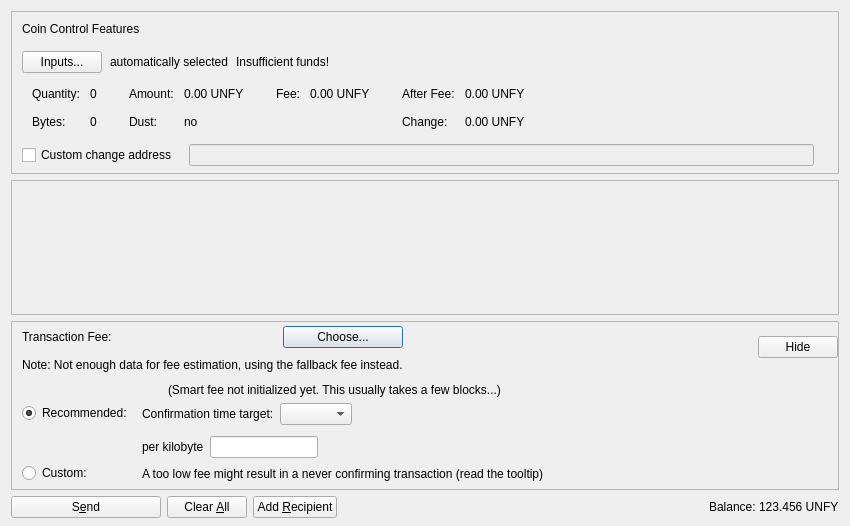
<?xml version="1.0" encoding="UTF-8"?>
<ui version="4.0">
 <class>SendCoinsDialog</class>
 <widget class="QDialog" name="SendCoinsDialog">
  <property name="geometry">
   <rect>
    <x>0</x>
    <y>0</y>
    <width>850</width>
    <height>526</height>
   </rect>
  </property>
  <property name="windowTitle">
   <string>Send Coins</string>
  </property>
  <layout class="QVBoxLayout" name="verticalLayout" stretch="0,1,0,0">
   <property name="bottomMargin">
    <number>8</number>
   </property>
   <item>
    <widget class="QFrame" name="frameCoinControl">
     <property name="sizePolicy">
      <sizepolicy hsizetype="Expanding" vsizetype="Expanding">
       <horstretch>0</horstretch>
       <verstretch>0</verstretch>
      </sizepolicy>
     </property>
     <property name="maximumSize">
      <size>
       <width>16777215</width>
       <height>16777215</height>
      </size>
     </property>
     <property name="frameShape">
      <enum>QFrame::StyledPanel</enum>
     </property>
     <property name="frameShadow">
      <enum>QFrame::Sunken</enum>
     </property>
     <layout class="QVBoxLayout" name="verticalLayoutCoinControl2">
      <property name="spacing">
       <number>0</number>
      </property>
      <property name="leftMargin">
       <number>0</number>
      </property>
      <property name="topMargin">
       <number>0</number>
      </property>
      <property name="rightMargin">
       <number>0</number>
      </property>
      <property name="bottomMargin">
       <number>6</number>
      </property>
      <item>
       <layout class="QVBoxLayout" name="verticalLayoutCoinControl" stretch="0,0,0,0,1">
        <property name="spacing">
         <number>0</number>
        </property>
        <property name="leftMargin">
         <number>10</number>
        </property>
        <property name="topMargin">
         <number>10</number>
        </property>
        <item>
         <layout class="QHBoxLayout" name="horizontalLayoutCoinControl1">
          <property name="bottomMargin">
           <number>15</number>
          </property>
          <item>
           <widget class="QLabel" name="labelCoinControlFeatures">
            <property name="sizePolicy">
             <sizepolicy hsizetype="Preferred" vsizetype="Maximum">
              <horstretch>0</horstretch>
              <verstretch>0</verstretch>
             </sizepolicy>
            </property>
            <property name="text">
             <string>Coin Control Features</string>
            </property>
           </widget>
          </item>
         </layout>
        </item>
        <item>
         <layout class="QHBoxLayout" name="horizontalLayoutCoinControl2" stretch="0,0,0,0">
          <property name="spacing">
           <number>8</number>
          </property>
          <property name="bottomMargin">
           <number>10</number>
          </property>
          <item>
           <widget class="QPushButton" name="pushButtonCoinControl">
            <property name="styleSheet">
             <string notr="true"/>
            </property>
            <property name="text">
             <string>Inputs...</string>
            </property>
            <property name="autoDefault">
             <bool>false</bool>
            </property>
           </widget>
          </item>
          <item>
           <widget class="QLabel" name="labelCoinControlAutomaticallySelected">
            <property name="text">
             <string>automatically selected</string>
            </property>
            <property name="margin">
             <number>5</number>
            </property>
           </widget>
          </item>
          <item>
           <widget class="QLabel" name="labelCoinControlInsuffFunds">
            <property name="text">
             <string>Insufficient funds!</string>
            </property>
            <property name="margin">
             <number>5</number>
            </property>
           </widget>
          </item>
          <item>
           <spacer name="horizontalSpacerCoinControl">
            <property name="orientation">
             <enum>Qt::Horizontal</enum>
            </property>
            <property name="sizeHint" stdset="0">
             <size>
              <width>40</width>
              <height>1</height>
             </size>
            </property>
           </spacer>
          </item>
         </layout>
        </item>
        <item>
         <widget class="QWidget" name="widgetCoinControl" native="true">
          <property name="sizePolicy">
           <sizepolicy hsizetype="Preferred" vsizetype="Preferred">
            <horstretch>0</horstretch>
            <verstretch>0</verstretch>
           </sizepolicy>
          </property>
          <property name="minimumSize">
           <size>
            <width>0</width>
            <height>0</height>
           </size>
          </property>
          <property name="styleSheet">
           <string notr="true"/>
          </property>
          <layout class="QHBoxLayout" name="horizontalLayoutCoinControl5">
           <property name="leftMargin">
            <number>0</number>
           </property>
           <property name="topMargin">
            <number>0</number>
           </property>
           <property name="rightMargin">
            <number>0</number>
           </property>
           <property name="bottomMargin">
            <number>0</number>
           </property>
           <item>
            <layout class="QHBoxLayout" name="horizontalLayoutCoinControl3" stretch="0,0,0,1">
             <property name="spacing">
              <number>20</number>
             </property>
             <property name="topMargin">
              <number>0</number>
             </property>
             <property name="bottomMargin">
              <number>10</number>
             </property>
             <item>
              <layout class="QFormLayout" name="formLayoutCoinControl1">
               <property name="horizontalSpacing">
                <number>10</number>
               </property>
               <property name="verticalSpacing">
                <number>14</number>
               </property>
               <property name="leftMargin">
                <number>10</number>
               </property>
               <property name="topMargin">
                <number>4</number>
               </property>
               <property name="rightMargin">
                <number>6</number>
               </property>
               <item row="0" column="0">
                <widget class="QLabel" name="labelCoinControlQuantityText">
                 <property name="text">
                  <string>Quantity:</string>
                 </property>
                 <property name="margin">
                  <number>0</number>
                 </property>
                </widget>
               </item>
               <item row="0" column="1">
                <widget class="QLabel" name="labelCoinControlQuantity">
                 <property name="cursor">
                  <cursorShape>IBeamCursor</cursorShape>
                 </property>
                 <property name="contextMenuPolicy">
                  <enum>Qt::ActionsContextMenu</enum>
                 </property>
                 <property name="text">
                  <string notr="true">0</string>
                 </property>
                 <property name="margin">
                  <number>0</number>
                 </property>
                 <property name="textInteractionFlags">
                  <set>Qt::LinksAccessibleByMouse|Qt::TextSelectableByKeyboard|Qt::TextSelectableByMouse</set>
                 </property>
                </widget>
               </item>
               <item row="1" column="0">
                <widget class="QLabel" name="labelCoinControlBytesText">
                 <property name="text">
                  <string>Bytes:</string>
                 </property>
                </widget>
               </item>
               <item row="1" column="1">
                <widget class="QLabel" name="labelCoinControlBytes">
                 <property name="cursor">
                  <cursorShape>IBeamCursor</cursorShape>
                 </property>
                 <property name="contextMenuPolicy">
                  <enum>Qt::ActionsContextMenu</enum>
                 </property>
                 <property name="text">
                  <string notr="true">0</string>
                 </property>
                 <property name="textInteractionFlags">
                  <set>Qt::LinksAccessibleByMouse|Qt::TextSelectableByKeyboard|Qt::TextSelectableByMouse</set>
                 </property>
                </widget>
               </item>
              </layout>
             </item>
             <item>
              <layout class="QFormLayout" name="formLayoutCoinControl2">
               <property name="horizontalSpacing">
                <number>10</number>
               </property>
               <property name="verticalSpacing">
                <number>14</number>
               </property>
               <property name="leftMargin">
                <number>6</number>
               </property>
               <property name="topMargin">
                <number>4</number>
               </property>
               <property name="rightMargin">
                <number>6</number>
               </property>
               <item row="0" column="0">
                <widget class="QLabel" name="labelCoinControlAmountText">
                 <property name="text">
                  <string>Amount:</string>
                 </property>
                 <property name="margin">
                  <number>0</number>
                 </property>
                </widget>
               </item>
               <item row="0" column="1">
                <widget class="QLabel" name="labelCoinControlAmount">
                 <property name="cursor">
                  <cursorShape>IBeamCursor</cursorShape>
                 </property>
                 <property name="contextMenuPolicy">
                  <enum>Qt::ActionsContextMenu</enum>
                 </property>
                 <property name="text">
                  <string notr="true">0.00 UNFY</string>
                 </property>
                 <property name="textInteractionFlags">
                  <set>Qt::LinksAccessibleByMouse|Qt::TextSelectableByKeyboard|Qt::TextSelectableByMouse</set>
                 </property>
                </widget>
               </item>
               <item row="1" column="0">
                <widget class="QLabel" name="labelCoinControlLowOutputText">
                 <property name="text">
                  <string>Dust:</string>
                 </property>
                </widget>
               </item>
               <item row="1" column="1">
                <widget class="QLabel" name="labelCoinControlLowOutput">
                 <property name="cursor">
                  <cursorShape>IBeamCursor</cursorShape>
                 </property>
                 <property name="contextMenuPolicy">
                  <enum>Qt::ActionsContextMenu</enum>
                 </property>
                 <property name="text">
                  <string notr="true">no</string>
                 </property>
                 <property name="textInteractionFlags">
                  <set>Qt::LinksAccessibleByMouse|Qt::TextSelectableByKeyboard|Qt::TextSelectableByMouse</set>
                 </property>
                </widget>
               </item>
              </layout>
             </item>
             <item>
              <layout class="QFormLayout" name="formLayoutCoinControl3">
               <property name="horizontalSpacing">
                <number>10</number>
               </property>
               <property name="verticalSpacing">
                <number>14</number>
               </property>
               <property name="leftMargin">
                <number>6</number>
               </property>
               <property name="topMargin">
                <number>4</number>
               </property>
               <property name="rightMargin">
                <number>6</number>
               </property>
               <item row="0" column="0">
                <widget class="QLabel" name="labelCoinControlFeeText">
                 <property name="text">
                  <string>Fee:</string>
                 </property>
                 <property name="margin">
                  <number>0</number>
                 </property>
                </widget>
               </item>
               <item row="0" column="1">
                <widget class="QLabel" name="labelCoinControlFee">
                 <property name="cursor">
                  <cursorShape>IBeamCursor</cursorShape>
                 </property>
                 <property name="contextMenuPolicy">
                  <enum>Qt::ActionsContextMenu</enum>
                 </property>
                 <property name="text">
                  <string notr="true">0.00 UNFY</string>
                 </property>
                 <property name="textInteractionFlags">
                  <set>Qt::LinksAccessibleByMouse|Qt::TextSelectableByKeyboard|Qt::TextSelectableByMouse</set>
                 </property>
                </widget>
               </item>
              </layout>
             </item>
             <item>
              <layout class="QFormLayout" name="formLayoutCoinControl4">
               <property name="horizontalSpacing">
                <number>10</number>
               </property>
               <property name="verticalSpacing">
                <number>14</number>
               </property>
               <property name="leftMargin">
                <number>6</number>
               </property>
               <property name="topMargin">
                <number>4</number>
               </property>
               <property name="rightMargin">
                <number>6</number>
               </property>
               <item row="0" column="0">
                <widget class="QLabel" name="labelCoinControlAfterFeeText">
                 <property name="text">
                  <string>After Fee:</string>
                 </property>
                 <property name="margin">
                  <number>0</number>
                 </property>
                </widget>
               </item>
               <item row="0" column="1">
                <widget class="QLabel" name="labelCoinControlAfterFee">
                 <property name="cursor">
                  <cursorShape>IBeamCursor</cursorShape>
                 </property>
                 <property name="contextMenuPolicy">
                  <enum>Qt::ActionsContextMenu</enum>
                 </property>
                 <property name="text">
                  <string notr="true">0.00 UNFY</string>
                 </property>
                 <property name="textInteractionFlags">
                  <set>Qt::LinksAccessibleByMouse|Qt::TextSelectableByKeyboard|Qt::TextSelectableByMouse</set>
                 </property>
                </widget>
               </item>
               <item row="1" column="0">
                <widget class="QLabel" name="labelCoinControlChangeText">
                 <property name="text">
                  <string>Change:</string>
                 </property>
                </widget>
               </item>
               <item row="1" column="1">
                <widget class="QLabel" name="labelCoinControlChange">
                 <property name="cursor">
                  <cursorShape>IBeamCursor</cursorShape>
                 </property>
                 <property name="contextMenuPolicy">
                  <enum>Qt::ActionsContextMenu</enum>
                 </property>
                 <property name="text">
                  <string notr="true">0.00 UNFY</string>
                 </property>
                 <property name="textInteractionFlags">
                  <set>Qt::LinksAccessibleByMouse|Qt::TextSelectableByKeyboard|Qt::TextSelectableByMouse</set>
                 </property>
                </widget>
               </item>
              </layout>
             </item>
            </layout>
           </item>
          </layout>
         </widget>
        </item>
        <item>
         <layout class="QHBoxLayout" name="horizontalLayoutCoinControl4" stretch="0,0,0">
          <property name="spacing">
           <number>12</number>
          </property>
          <property name="sizeConstraint">
           <enum>QLayout::SetDefaultConstraint</enum>
          </property>
          <property name="topMargin">
           <number>5</number>
          </property>
          <property name="rightMargin">
           <number>5</number>
          </property>
          <item>
           <widget class="QCheckBox" name="checkBoxCoinControlChange">
            <property name="toolTip">
             <string>If this is activated, but the change address is empty or invalid, change will be sent to a newly generated address.</string>
            </property>
            <property name="text">
             <string>Custom change address</string>
            </property>
           </widget>
          </item>
          <item>
           <widget class="QValidatedLineEdit" name="lineEditCoinControlChange">
            <property name="enabled">
             <bool>false</bool>
            </property>
            <property name="sizePolicy">
             <sizepolicy hsizetype="Expanding" vsizetype="Fixed">
              <horstretch>0</horstretch>
              <verstretch>0</verstretch>
             </sizepolicy>
            </property>
           </widget>
          </item>
          <item>
           <widget class="QLabel" name="labelCoinControlChangeLabel">
            <property name="sizePolicy">
             <sizepolicy hsizetype="Preferred" vsizetype="Expanding">
              <horstretch>0</horstretch>
              <verstretch>0</verstretch>
             </sizepolicy>
            </property>
            <property name="minimumSize">
             <size>
              <width>0</width>
              <height>0</height>
             </size>
            </property>
            <property name="text">
             <string/>
            </property>
            <property name="margin">
             <number>3</number>
            </property>
           </widget>
          </item>
         </layout>
        </item>
        <item>
         <spacer name="verticalSpacerCoinControl">
          <property name="orientation">
           <enum>Qt::Vertical</enum>
          </property>
          <property name="sizeHint" stdset="0">
           <size>
            <width>800</width>
            <height>1</height>
           </size>
          </property>
         </spacer>
        </item>
       </layout>
      </item>
     </layout>
    </widget>
   </item>
   <item>
    <widget class="QScrollArea" name="scrollArea">
     <property name="widgetResizable">
      <bool>true</bool>
     </property>
     <widget class="QWidget" name="scrollAreaWidgetContents">
      <property name="geometry">
       <rect>
        <x>0</x>
        <y>0</y>
        <width>830</width>
        <height>104</height>
       </rect>
      </property>
      <layout class="QVBoxLayout" name="verticalLayout_2" stretch="0,1">
       <property name="leftMargin">
        <number>0</number>
       </property>
       <property name="topMargin">
        <number>0</number>
       </property>
       <property name="rightMargin">
        <number>0</number>
       </property>
       <property name="bottomMargin">
        <number>0</number>
       </property>
       <item>
        <layout class="QVBoxLayout" name="entries">
         <property name="spacing">
          <number>6</number>
         </property>
        </layout>
       </item>
       <item>
        <spacer name="verticalSpacer">
         <property name="orientation">
          <enum>Qt::Vertical</enum>
         </property>
         <property name="sizeHint" stdset="0">
          <size>
           <width>20</width>
           <height>40</height>
          </size>
         </property>
        </spacer>
       </item>
      </layout>
     </widget>
    </widget>
   </item>
   <item>
    <widget class="QFrame" name="frameFee">
     <property name="sizePolicy">
      <sizepolicy hsizetype="Expanding" vsizetype="Expanding">
       <horstretch>0</horstretch>
       <verstretch>0</verstretch>
      </sizepolicy>
     </property>
     <property name="maximumSize">
      <size>
       <width>16777215</width>
       <height>16777215</height>
      </size>
     </property>
     <property name="frameShape">
      <enum>QFrame::StyledPanel</enum>
     </property>
     <property name="frameShadow">
      <enum>QFrame::Sunken</enum>
     </property>
     <layout class="QVBoxLayout" name="verticalLayoutFee1">
      <property name="spacing">
       <number>0</number>
      </property>
      <property name="leftMargin">
       <number>0</number>
      </property>
      <property name="topMargin">
       <number>0</number>
      </property>
      <property name="rightMargin">
       <number>0</number>
      </property>
      <property name="bottomMargin">
       <number>0</number>
      </property>
      <item>
       <layout class="QVBoxLayout" name="verticalLayoutFee2" stretch="0,0,0">
        <property name="spacing">
         <number>0</number>
        </property>
        <property name="leftMargin">
         <number>10</number>
        </property>
        <property name="topMargin">
         <number>0</number>
        </property>
        <item>
         <layout class="QHBoxLayout" name="horizontalLayoutFee1">
          <property name="bottomMargin">
           <number>0</number>
          </property>
          <item>
           <layout class="QVBoxLayout" name="verticalLayoutFee7">
            <property name="spacing">
             <number>0</number>
            </property>
            <item>
             <spacer name="verticalSpacerSmartFee">
              <property name="orientation">
               <enum>Qt::Vertical</enum>
              </property>
              <property name="sizeType">
               <enum>QSizePolicy::Fixed</enum>
              </property>
              <property name="sizeHint" stdset="0">
               <size>
                <width>1</width>
                <height>4</height>
               </size>
              </property>
             </spacer>
            </item>
            <item>
             <layout class="QHBoxLayout" name="horizontalLayoutSmartFee">
              <property name="spacing">
               <number>10</number>
              </property>
              <item>
               <widget class="QLabel" name="labelFeeHeadline">
                <property name="sizePolicy">
                 <sizepolicy hsizetype="Preferred" vsizetype="Maximum">
                  <horstretch>0</horstretch>
                  <verstretch>0</verstretch>
                 </sizepolicy>
                </property>
                <property name="text">
                 <string>Transaction Fee:</string>
                </property>
               </widget>
              </item>
              <item>
               <widget class="QLabel" name="labelFeeMinimized">
                <property name="text">
                 <string/>
                </property>
               </widget>
              </item>
              <item>
               <widget class="QPushButton" name="buttonChooseFee">
                <property name="text">
                 <string>Choose...</string>
                </property>
               </widget>
              </item>
             </layout>
            </item>
            <item>
             <spacer name="verticalSpacer_7">
              <property name="orientation">
               <enum>Qt::Vertical</enum>
              </property>
              <property name="sizeHint" stdset="0">
               <size>
                <width>1</width>
                <height>10</height>
               </size>
              </property>
             </spacer>
            </item>
            <item>
             <widget class="QLabel" name="fallbackFeeWarningLabel">
              <property name="toolTip">
               <string>Using the fallbackfee can result in sending a transaction that will take several hours or days (or never) to confirm. Consider choosing your fee manually or wait until you have validated the complete chain.</string>
              </property>
              <property name="text">
               <string>Note: Not enough data for fee estimation, using the fallback fee instead.</string>
              </property>
              <property name="wordWrap">
               <bool>false</bool>
              </property>
             </widget>
            </item>
            <item>
             <spacer name="verticalSpacer_5">
              <property name="orientation">
               <enum>Qt::Vertical</enum>
              </property>
              <property name="sizeHint" stdset="0">
               <size>
                <width>1</width>
                <height>1</height>
               </size>
              </property>
             </spacer>
            </item>
           </layout>
          </item>
          <item>
           <spacer name="horizontalSpacer_4">
            <property name="orientation">
             <enum>Qt::Horizontal</enum>
            </property>
            <property name="sizeHint" stdset="0">
             <size>
              <width>1</width>
              <height>1</height>
             </size>
            </property>
           </spacer>
          </item>
          <item>
           <widget class="QPushButton" name="buttonMinimizeFee">
            <property name="toolTip">
             <string>Hide transaction fee settings</string>
            </property>
            <property name="text">
             <string>Hide</string>
            </property>
           </widget>
          </item>
         </layout>
        </item>
        <item>
         <widget class="QFrame" name="frameFeeSelection">
          <layout class="QVBoxLayout" name="verticalLayoutFee12">
           <property name="spacing">
            <number>0</number>
           </property>
           <property name="leftMargin">
            <number>0</number>
           </property>
           <property name="topMargin">
            <number>0</number>
           </property>
           <property name="rightMargin">
            <number>0</number>
           </property>
           <property name="bottomMargin">
            <number>0</number>
           </property>
           <item>
            <layout class="QGridLayout" name="gridLayoutFee">
             <property name="topMargin">
              <number>10</number>
             </property>
             <property name="bottomMargin">
              <number>4</number>
             </property>
             <property name="horizontalSpacing">
              <number>10</number>
             </property>
             <property name="verticalSpacing">
              <number>4</number>
             </property>
             <item row="1" column="1">
              <layout class="QVBoxLayout" name="verticalLayoutFee8">
               <property name="spacing">
                <number>6</number>
               </property>
               <property name="topMargin">
                <number>3</number>
               </property>
               <item>
                <layout class="QHBoxLayout" name="horizontalLayoutFee13" stretch="0,0,1">
                 <item>
                  <widget class="QLabel" name="labelCustomPerKilobyte">
                   <property name="toolTip">
                    <string>If the custom fee is set to 1000 duffs and the transaction is only 250 bytes, then &quot;per kilobyte&quot; only pays 250 duffs in fee,&lt;br /&gt;while &quot;at least&quot; pays 1000 duffs. For transactions bigger than a kilobyte both pay by kilobyte.</string>
                   </property>
                   <property name="text">
                    <string>per kilobyte</string>
                   </property>
                  </widget>
                 </item>
                 <item>
                  <widget class="BitcoinAmountField" name="customFee"/>
                 </item>
                 <item>
                  <spacer name="horizontalSpacer_6">
                   <property name="orientation">
                    <enum>Qt::Horizontal</enum>
                   </property>
                   <property name="sizeHint" stdset="0">
                    <size>
                     <width>1</width>
                     <height>1</height>
                    </size>
                   </property>
                  </spacer>
                 </item>
                </layout>
               </item>
               <item>
                <layout class="QHBoxLayout" name="horizontalLayoutFee8">
                 <item>
                  <widget class="QLabel" name="labelCustomFeeWarning">
                   <property name="enabled">
                    <bool>true</bool>
                   </property>
                   <property name="toolTip">
                    <string>When there is less transaction volume than space in the blocks, miners as well as relaying nodes may enforce a minimum fee. Paying only this minimum fee is just fine, but be aware that this can result in a never confirming transaction once there is more demand for unfy transactions than the network can process.</string>
                   </property>
                   <property name="text">
                    <string>A too low fee might result in a never confirming transaction (read the tooltip)</string>
                   </property>
                  </widget>
                 </item>
                 <item>
                  <spacer name="horizontalSpacer_2">
                   <property name="orientation">
                    <enum>Qt::Horizontal</enum>
                   </property>
                   <property name="sizeHint" stdset="0">
                    <size>
                     <width>1</width>
                     <height>1</height>
                    </size>
                   </property>
                  </spacer>
                 </item>
                </layout>
               </item>
              </layout>
             </item>
             <item row="0" column="0">
              <layout class="QVBoxLayout" name="verticalLayoutFee4" stretch="0,1">
               <property name="topMargin">
                <number>20</number>
               </property>
               <property name="bottomMargin">
                <number>3</number>
               </property>
               <item>
                <widget class="QRadioButton" name="radioSmartFee">
                 <property name="text">
                  <string>Recommended:</string>
                 </property>
                 <property name="checked">
                  <bool>true</bool>
                 </property>
                 <attribute name="buttonGroup">
                  <string notr="true">groupFee</string>
                 </attribute>
                </widget>
               </item>
               <item>
                <spacer name="verticalSpacer_2">
                 <property name="orientation">
                  <enum>Qt::Vertical</enum>
                 </property>
                 <property name="sizeHint" stdset="0">
                  <size>
                   <width>1</width>
                   <height>1</height>
                  </size>
                 </property>
                </spacer>
               </item>
              </layout>
             </item>
             <item row="1" column="0">
              <layout class="QVBoxLayout" name="verticalLayoutFee9" stretch="0,1">
               <property name="topMargin">
                <number>30</number>
               </property>
               <item>
                <widget class="QRadioButton" name="radioCustomFee">
                 <property name="text">
                  <string>Custom:</string>
                 </property>
                 <attribute name="buttonGroup">
                  <string notr="true">groupFee</string>
                 </attribute>
                </widget>
               </item>
               <item>
                <spacer name="verticalSpacer_6">
                 <property name="orientation">
                  <enum>Qt::Vertical</enum>
                 </property>
                 <property name="sizeHint" stdset="0">
                  <size>
                   <width>1</width>
                   <height>1</height>
                  </size>
                 </property>
                </spacer>
               </item>
              </layout>
             </item>
             <item row="0" column="1">
              <layout class="QVBoxLayout" name="verticalLayoutFee3" stretch="0,0,1">
               <property name="spacing">
                <number>6</number>
               </property>
               <property name="topMargin">
                <number>0</number>
               </property>
               <property name="bottomMargin">
                <number>3</number>
               </property>
               <item>
                <layout class="QHBoxLayout" name="horizontalLayoutFee12">
                 <item>
                  <widget class="QLabel" name="labelSmartFee">
                   <property name="text">
                    <string/>
                   </property>
                  </widget>
                 </item>
                 <item>
                  <widget class="QLabel" name="labelFeeEstimation">
                   <property name="text">
                    <string/>
                   </property>
                  </widget>
                 </item>
                 <item>
                  <widget class="QLabel" name="labelSmartFee2">
                   <property name="text">
                    <string>(Smart fee not initialized yet. This usually takes a few blocks...)</string>
                   </property>
                  </widget>
                 </item>
                 <item>
                  <spacer name="horizontalSpacer_5">
                   <property name="orientation">
                    <enum>Qt::Horizontal</enum>
                   </property>
                   <property name="sizeHint" stdset="0">
                    <size>
                     <width>1</width>
                     <height>1</height>
                    </size>
                   </property>
                  </spacer>
                 </item>
                </layout>
               </item>
               <item>
                <layout class="QHBoxLayout" name="horizontalLayoutFee9">
                 <item>
                  <layout class="QVBoxLayout" name="verticalLayoutFee6">
                   <item>
                    <widget class="QLabel" name="labelSmartFee3">
                     <property name="text">
                      <string>Confirmation time target:</string>
                     </property>
                    </widget>
                   </item>
                  </layout>
                 </item>
                 <item>
                  <layout class="QVBoxLayout" name="verticalLayoutFee5">
                   <property name="rightMargin">
                    <number>30</number>
                   </property>
                   <item>
                    <layout class="QHBoxLayout" name="horizontalLayoutConfTarget">
                     <property name="bottomMargin">
                      <number>0</number>
                     </property>
                     <item>
                      <widget class="QComboBox" name="confTargetSelector"/>
                     </item>
                     <item>
                      <spacer name="horizontalSpacerConfTarget">
                       <property name="orientation">
                        <enum>Qt::Horizontal</enum>
                       </property>
                       <property name="sizeHint" stdset="0">
                        <size>
                         <width>40</width>
                         <height>20</height>
                        </size>
                       </property>
                      </spacer>
                     </item>
                    </layout>
                   </item>
                  </layout>
                 </item>
                </layout>
               </item>
               <item>
                <spacer name="verticalSpacer_4">
                 <property name="orientation">
                  <enum>Qt::Vertical</enum>
                 </property>
                 <property name="sizeHint" stdset="0">
                  <size>
                   <width>1</width>
                   <height>1</height>
                  </size>
                 </property>
                </spacer>
               </item>
              </layout>
             </item>
            </layout>
           </item>
          </layout>
         </widget>
        </item>
        <item>
         <spacer name="verticalSpacerFee">
          <property name="orientation">
           <enum>Qt::Vertical</enum>
          </property>
          <property name="sizeHint" stdset="0">
           <size>
            <width>800</width>
            <height>1</height>
           </size>
          </property>
         </spacer>
        </item>
       </layout>
      </item>
     </layout>
    </widget>
   </item>
   <item>
    <layout class="QHBoxLayout" name="horizontalLayout">
     <item>
      <widget class="QPushButton" name="sendButton">
       <property name="minimumSize">
        <size>
         <width>150</width>
         <height>0</height>
        </size>
       </property>
       <property name="toolTip">
        <string>Confirm the send action</string>
       </property>
       <property name="text">
        <string>S&amp;end</string>
       </property>
       <property name="autoDefault">
        <bool>false</bool>
       </property>
       <property name="default">
        <bool>false</bool>
       </property>
      </widget>
     </item>
     <item>
      <widget class="QPushButton" name="clearButton">
       <property name="sizePolicy">
        <sizepolicy hsizetype="Minimum" vsizetype="Fixed">
         <horstretch>0</horstretch>
         <verstretch>0</verstretch>
        </sizepolicy>
       </property>
       <property name="toolTip">
        <string>Clear all fields of the form.</string>
       </property>
       <property name="text">
        <string>Clear &amp;All</string>
       </property>
       <property name="autoDefault">
        <bool>false</bool>
       </property>
      </widget>
     </item>
     <item>
      <widget class="QPushButton" name="addButton">
       <property name="toolTip">
        <string>Send to multiple recipients at once</string>
       </property>
       <property name="text">
        <string>Add &amp;Recipient</string>
       </property>
       <property name="autoDefault">
        <bool>false</bool>
       </property>
      </widget>
     </item>
     <item>
      <spacer name="horizontalSpacer">
       <property name="orientation">
        <enum>Qt::Horizontal</enum>
       </property>
       <property name="sizeHint" stdset="0">
        <size>
         <width>40</width>
         <height>20</height>
        </size>
       </property>
      </spacer>
     </item>
     <item>
      <layout class="QHBoxLayout" name="horizontalLayout_2">
       <property name="spacing">
        <number>3</number>
       </property>
       <item>
        <widget class="QLabel" name="labelBalanceName">
         <property name="text">
          <string>Balance:</string>
         </property>
        </widget>
       </item>
       <item>
        <widget class="QLabel" name="labelBalance">
         <property name="sizePolicy">
          <sizepolicy hsizetype="Preferred" vsizetype="Preferred">
           <horstretch>0</horstretch>
           <verstretch>0</verstretch>
          </sizepolicy>
         </property>
         <property name="cursor">
          <cursorShape>IBeamCursor</cursorShape>
         </property>
         <property name="text">
          <string notr="true">123.456 UNFY</string>
         </property>
         <property name="textInteractionFlags">
          <set>Qt::LinksAccessibleByMouse|Qt::TextSelectableByKeyboard|Qt::TextSelectableByMouse</set>
         </property>
        </widget>
       </item>
      </layout>
     </item>
    </layout>
   </item>
  </layout>
 </widget>
 <customwidgets>
  <customwidget>
   <class>QValidatedLineEdit</class>
   <extends>QLineEdit</extends>
   <header>qt/qvalidatedlineedit.h</header>
  </customwidget>
  <customwidget>
   <class>BitcoinAmountField</class>
   <extends>QLineEdit</extends>
   <header>qt/bitcoinamountfield.h</header>
   <container>1</container>
  </customwidget>
 </customwidgets>
 <resources>
  <include location="../unfy.qrc"/>
 </resources>
 <connections/>
 <buttongroups>
  <buttongroup name="groupFee"/>
 </buttongroups>
</ui>
